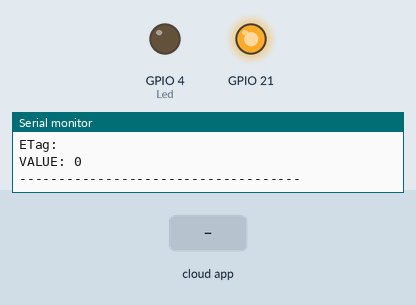
Simulated run of this sketch. Board: ESP32. Parts: output pins drawn as LEDs (lit = HIGH), the last lines printed to the serial monitor. The inputs (shaded band) are chosen by the test bench. WiFi joins after 1.5 s; servers stay silent unless stated; the Firebase database answers and starts empty.

Above: at 2.7 s.
2.8 s: the phone or cloud app sets estado to 1
At 4.8 s:
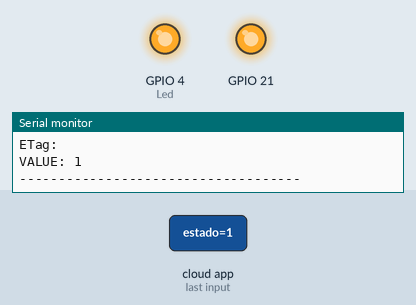
5.4 s: the phone or cloud app sets estado to 0
At 6.5 s:
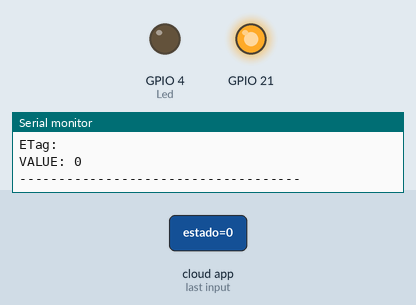
Timing chart, 0 to 8.4 s (numbered marks = the images above; inputs shaded):
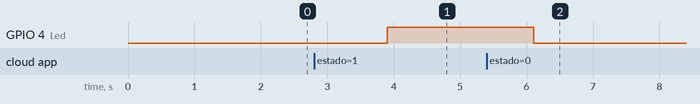

Measured:
- after the input at 2.8 s, GPIO 4 (Led): LOW → HIGH after 1.1 s
- after the input at 5.4 s, GPIO 4 (Led): HIGH → LOW after 0.71 s

The sketch:

NodeMCU_firebase.ino
```cpp
//https://www.taloselectronics.com/blogs/tutoriales/como-conectar-nodemcu-con-firebase

#include <WiFi.h>
#include <FirebaseESP32.h>
//#include <FirebaseESP8266.h>
//#include <ESP8266WiFi.h>
// Set these to run example.
#define FIREBASE_HOST "smart-home-345b3-default-rtdb.firebaseio.com"
#define FIREBASE_AUTH "rf2ijT8voFtI6KroUH0bYLQfck2Zi1Qpj5kIk9yy"
#define WIFI_SSID "Telcel-HUAWEI_B311_A734"
#define WIFI_PASSWORD "EG9Q2N8453Q"
int Led = 4;

volatile bool estado = false;
FirebaseData firebaseData;
String path = "/smart-home/relay/estado";

void setup() {
  Serial.begin(9600);
  pinMode(21, OUTPUT);
  // connect to wifi.
  WiFi.begin(WIFI_SSID, WIFI_PASSWORD);
  Serial.print("connecting");
  while (WiFi.status() != WL_CONNECTED) {
    Serial.print(".");
    delay(500);
  }
  digitalWrite(21,HIGH);
  Serial.println();
  Serial.print("connected: ");
  Serial.println(WiFi.localIP());

  Firebase.begin(FIREBASE_HOST, FIREBASE_AUTH);
  Firebase.reconnectWiFi(true);

  pinMode(Led, OUTPUT);

}


void loop() {
  actualizar_estado();
  if(estado)
  {
    digitalWrite(Led, HIGH);
  }
  else
  {
    digitalWrite(Led, LOW);
  }
  delay(2000);
}
void actualizar_estado()
{

  if (Firebase.getBool(firebaseData, path))
    {
      Serial.println("PASSED");
      Serial.println("PATH: " + firebaseData.dataPath());
      Serial.println("TYPE: " + firebaseData.dataType());
      Serial.println("ETag: " + firebaseData.ETag());
      Serial.print("VALUE: ");
      estado=firebaseData.boolData();
      Serial.println(estado);
      Serial.println("------------------------------------");
      Serial.println();
    }
    else
    {
      Serial.println("FAILED: "+path);
      Serial.println("REASON: " + firebaseData.errorReason());
      Serial.println("------------------------------------");
      Serial.println();
    }
}
```
